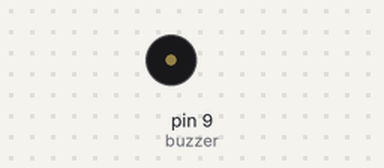
Simulated run of this sketch. Board: Arduino Uno, built with avr-gcc and run on an emulated ATmega328P. On the bench: buzzer (waves = sounding).

Above: at 1.0 s.
At 2.5 s:
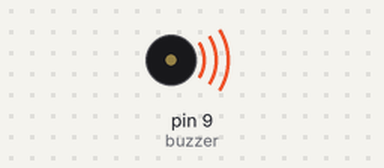
Timing chart, 0 to 4.6 s (numbered marks = the images above):
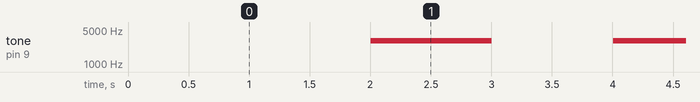

The sketch:

buzzer_millis.ino
```cpp
int buzzState = LOW;
unsigned long previousMillis = 0;
unsigned long interval = 1000;
const int buzzer = 9; //create a contstant that will be used to set pin for buzzer

void setup() {
  pinMode(buzzer, OUTPUT); // sets pin 9 as an input for buzzer
}

void loop() {
  unsigned long currentMillis = millis();
  if (currentMillis - previousMillis > interval) {
    previousMillis = currentMillis;
    if (buzzState == HIGH) {
      buzzState = LOW;
      // generated a square wave, wave continues until noTone is called
      tone(buzzer, 3000);
    }
    else {
      buzzState = HIGH;
      noTone(buzzer); // Stop the generation of a square wave
    }
  }
}
```

Measured:
- by itself, tone on pin 9 (buzzer): alternates 3000 Hz for 1.0 s and silent for 1.0 s
